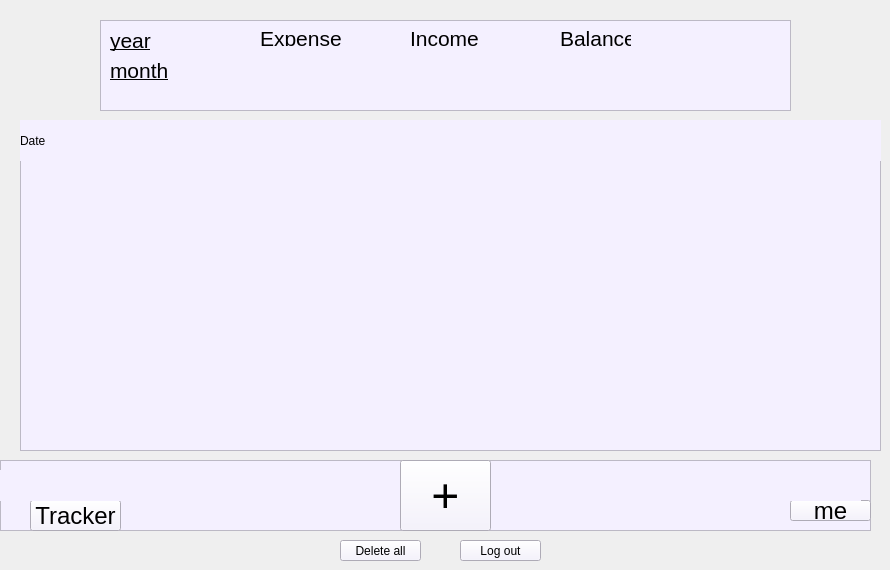
      <widget class="QWidget" name="page_5">
       <widget class="QFrame" name="frameie">
        <property name="geometry">
         <rect>
          <x>100</x>
          <y>20</y>
          <width>691</width>
          <height>91</height>
         </rect>
        </property>
        <property name="styleSheet">
         <string notr="true">background-color: rgb(244, 240, 255);
</string>
        </property>
        <property name="frameShape">
         <enum>QFrame::StyledPanel</enum>
        </property>
        <property name="frameShadow">
         <enum>QFrame::Raised</enum>
        </property>
        <widget class="QLabel" name="label_2">
         <property name="geometry">
          <rect>
           <x>160</x>
           <y>10</y>
           <width>81</width>
           <height>16</height>
          </rect>
         </property>
         <property name="font">
          <font>
           <pointsize>16</pointsize>
          </font>
         </property>
         <property name="text">
          <string>Expense</string>
         </property>
        </widget>
        <widget class="QLabel" name="label_4">
         <property name="geometry">
          <rect>
           <x>310</x>
           <y>10</y>
           <width>71</width>
           <height>16</height>
          </rect>
         </property>
         <property name="font">
          <font>
           <pointsize>16</pointsize>
          </font>
         </property>
         <property name="text">
          <string>Income</string>
         </property>
        </widget>
        <widget class="QLabel" name="label_10">
         <property name="geometry">
          <rect>
           <x>460</x>
           <y>10</y>
           <width>71</width>
           <height>16</height>
          </rect>
         </property>
         <property name="font">
          <font>
           <pointsize>16</pointsize>
          </font>
         </property>
         <property name="text">
          <string>Balance</string>
         </property>
        </widget>
        <widget class="QLabel" name="labelTotalExpense">
         <property name="geometry">
          <rect>
           <x>120</x>
           <y>40</y>
           <width>131</width>
           <height>31</height>
          </rect>
         </property>
         <property name="font">
          <font>
           <pointsize>16</pointsize>
          </font>
         </property>
         <property name="styleSheet">
          <string notr="true">background-image: url(:/background/outerFrame.png);</string>
         </property>
         <property name="text">
          <string/>
         </property>
        </widget>
        <widget class="QLabel" name="labelTotalIncome">
         <property name="geometry">
          <rect>
           <x>270</x>
           <y>40</y>
           <width>131</width>
           <height>31</height>
          </rect>
         </property>
         <property name="font">
          <font>
           <pointsize>16</pointsize>
          </font>
         </property>
         <property name="styleSheet">
          <string notr="true">background-image:url(:/background/outerFrame.png);</string>
         </property>
         <property name="text">
          <string/>
         </property>
        </widget>
        <widget class="QLabel" name="labelTotalBalance">
         <property name="geometry">
          <rect>
           <x>420</x>
           <y>40</y>
           <width>151</width>
           <height>31</height>
          </rect>
         </property>
         <property name="font">
          <font>
           <pointsize>16</pointsize>
          </font>
         </property>
         <property name="styleSheet">
          <string notr="true">background-image: url(:/background/outerFrame.png);</string>
         </property>
         <property name="text">
          <string/>
         </property>
        </widget>
        <widget class="QLabel" name="yearLabel">
         <property name="geometry">
          <rect>
           <x>10</x>
           <y>10</y>
           <width>91</width>
           <height>21</height>
          </rect>
         </property>
         <property name="font">
          <font>
           <family>Segoe UI</family>
           <pointsize>16</pointsize>
           <italic>false</italic>
           <bold>false</bold>
           <underline>true</underline>
          </font>
         </property>
         <property name="styleSheet">
          <string notr="true">font: 9pt &quot;Segoe UI&quot;;
text-decoration: underline;
font: 14pt &quot;Segoe UI&quot;;
font: 16pt &quot;Segoe UI&quot;;</string>
         </property>
         <property name="text">
          <string>year</string>
         </property>
        </widget>
        <widget class="QLabel" name="monthLabel">
         <property name="geometry">
          <rect>
           <x>10</x>
           <y>40</y>
           <width>91</width>
           <height>21</height>
          </rect>
         </property>
         <property name="font">
          <font>
           <family>Segoe UI</family>
           <pointsize>16</pointsize>
           <italic>false</italic>
           <bold>false</bold>
           <underline>true</underline>
          </font>
         </property>
         <property name="styleSheet">
          <string notr="true">font: 16pt &quot;Segoe UI&quot;;
text-decoration: underline;</string>
         </property>
         <property name="text">
          <string>month</string>
         </property>
        </widget>
       </widget>
       <widget class="QFrame" name="frame_3">
        <property name="geometry">
         <rect>
          <x>0</x>
          <y>460</y>
          <width>871</width>
          <height>71</height>
         </rect>
        </property>
        <property name="styleSheet">
         <string notr="true">
background-color: rgb(244, 240, 255);</string>
        </property>
        <property name="frameShape">
         <enum>QFrame::StyledPanel</enum>
        </property>
        <property name="frameShadow">
         <enum>QFrame::Raised</enum>
        </property>
        <widget class="QPushButton" name="pushButtonadd">
         <property name="geometry">
          <rect>
           <x>400</x>
           <y>0</y>
           <width>91</width>
           <height>71</height>
          </rect>
         </property>
         <property name="font">
          <font>
           <pointsize>36</pointsize>
          </font>
         </property>
         <property name="text">
          <string>+</string>
         </property>
        </widget>
        <widget class="QPushButton" name="pushButtonme">
         <property name="geometry">
          <rect>
           <x>790</x>
           <y>40</y>
           <width>81</width>
           <height>21</height>
          </rect>
         </property>
         <property name="font">
          <font>
           <pointsize>18</pointsize>
          </font>
         </property>
         <property name="text">
          <string>me</string>
         </property>
        </widget>
        <widget class="QPushButton" name="pushButtontracker">
         <property name="geometry">
          <rect>
           <x>30</x>
           <y>40</y>
           <width>91</width>
           <height>31</height>
          </rect>
         </property>
         <property name="font">
          <font>
           <pointsize>18</pointsize>
          </font>
         </property>
         <property name="text">
          <string>Tracker</string>
         </property>
        </widget>
        <widget class="QLabel" name="label_33">
         <property name="geometry">
          <rect>
           <x>790</x>
           <y>20</y>
           <width>71</width>
           <height>21</height>
          </rect>
         </property>
         <property name="styleSheet">
          <string notr="true">image: url(:/background/Downloads/user.png);</string>
         </property>
         <property name="text">
          <string/>
         </property>
        </widget>
        <widget class="QLabel" name="label_34">
         <property name="geometry">
          <rect>
           <x>-10</x>
           <y>10</y>
           <width>161</width>
           <height>31</height>
          </rect>
         </property>
         <property name="styleSheet">
          <string notr="true">image: url(:/background/Downloads/revenue.png);</string>
         </property>
         <property name="text">
          <string/>
         </property>
        </widget>
        <widget class="QLabel" name="label_32">
         <property name="geometry">
          <rect>
           <x>490</x>
           <y>10</y>
           <width>51</width>
           <height>51</height>
          </rect>
         </property>
         <property name="styleSheet">
          <string notr="true">image: url(:/background/Downloads/wallet.png);
background-color: rgba(255, 255, 255, 0);
</string>
         </property>
         <property name="text">
          <string/>
         </property>
        </widget>
        <widget class="QLabel" name="label_35">
         <property name="geometry">
          <rect>
           <x>220</x>
           <y>20</y>
           <width>111</width>
           <height>41</height>
          </rect>
         </property>
         <property name="styleSheet">
          <string notr="true">image: url(:/background/Downloads/icons8-buying-64.png);</string>
         </property>
         <property name="text">
          <string/>
         </property>
        </widget>
        <widget class="QLabel" name="label_36">
         <property name="geometry">
          <rect>
           <x>560</x>
           <y>20</y>
           <width>151</width>
           <height>41</height>
          </rect>
         </property>
         <property name="styleSheet">
          <string notr="true">image: url(:/background/Downloads/icons8-money-box.gif);</string>
         </property>
         <property name="text">
          <string/>
         </property>
        </widget>
       </widget>
       <widget class="QTableWidget" name="tableWidgetTransactions">
        <property name="geometry">
         <rect>
          <x>20</x>
          <y>160</y>
          <width>861</width>
          <height>291</height>
         </rect>
        </property>
        <property name="styleSheet">
         <string notr="true">background-color: rgb(244, 240, 255);</string>
        </property>
        <property name="wordWrap">
         <bool>true</bool>
        </property>
       </widget>
       <widget class="QPushButton" name="pushButtonLogout">
        <property name="geometry">
         <rect>
          <x>460</x>
          <y>540</y>
          <width>81</width>
          <height>21</height>
         </rect>
        </property>
        <property name="styleSheet">
         <string notr="true">background-color: rgb(244, 240, 255);</string>
        </property>
        <property name="text">
         <string>Log out</string>
        </property>
       </widget>
       <widget class="QLabel" name="dateLabel">
        <property name="geometry">
         <rect>
          <x>20</x>
          <y>120</y>
          <width>861</width>
          <height>41</height>
         </rect>
        </property>
        <property name="styleSheet">
         <string notr="true">background-color: rgb(244, 240, 255);</string>
        </property>
        <property name="text">
         <string>Date</string>
        </property>
       </widget>
       <widget class="QPushButton" name="pushButtonDeleteAllTransactions">
        <property name="geometry">
         <rect>
          <x>340</x>
          <y>540</y>
          <width>81</width>
          <height>21</height>
         </rect>
        </property>
        <property name="styleSheet">
         <string notr="true">background-color: rgb(244, 240, 255);</string>
        </property>
        <property name="text">
         <string>Delete all</string>
        </property>
       </widget>
      </widget>
